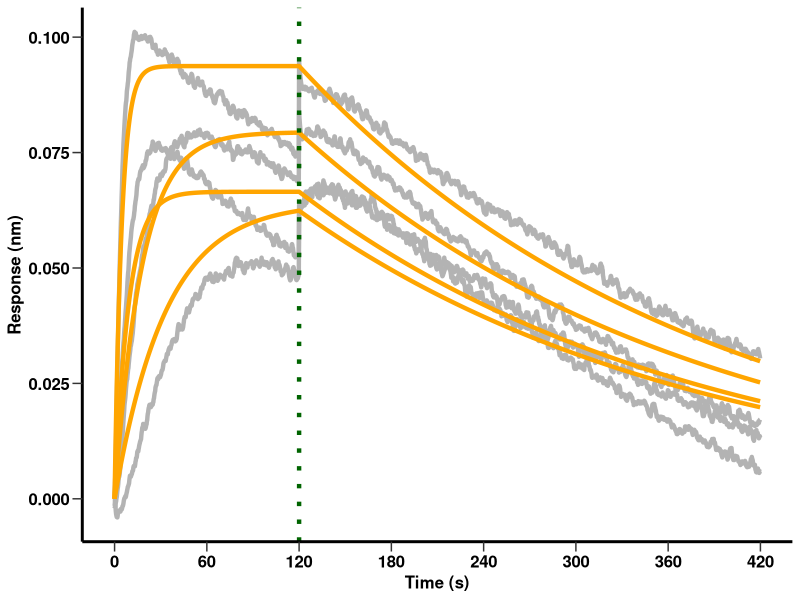
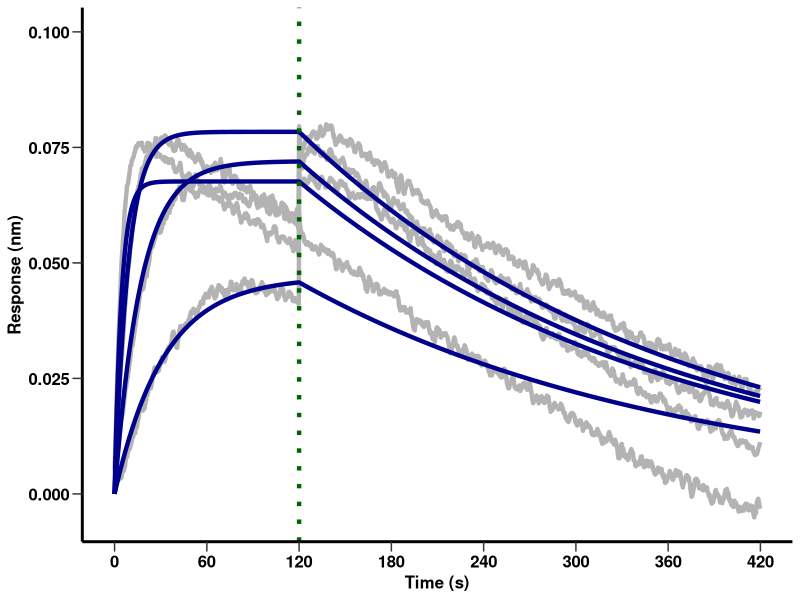

Reproduce these figures in R, in order.
library(ggplot2)

WT_100nM <- as.data.frame(read.delim("D1Results.txt", sep="\t"))
WT_50nM <- as.data.frame(read.delim("C1Results.txt", sep="\t"))
WT_25nM <- as.data.frame(read.delim("B1Results.txt", sep="\t"))
WT_13nM <- as.data.frame(read.delim("A1Results.txt", sep="\t"))

mut_100nM <- as.data.frame(read.delim("H1Results.txt", sep="\t"))
mut_50nM <- as.data.frame(read.delim("G1Results.txt", sep="\t"))
mut_25nM <- as.data.frame(read.delim("F1Results.txt", sep="\t"))
mut_13nM <- as.data.frame(read.delim("E1Results.txt", sep="\t"))

WT_100nM <- WT_100nM[-1:-7,]
WT_100nM[] <- lapply(WT_100nM, function(x) as.numeric(as.character(x)))
WT_100nM[,1] <- WT_100nM[,1] - WT_100nM[1,1]
rownames(WT_100nM) <- 1:nrow(WT_100nM)
colnames(WT_100nM) <- c("time", "raw_WT_100", "fit_WT_100")
WT_50nM <- WT_50nM[-1:-7,-1]
WT_50nM[] <- lapply(WT_50nM, function(x) as.numeric(as.character(x)))
rownames(WT_50nM) <- 1:nrow(WT_50nM)
colnames(WT_50nM) <- c("raw_WT_50", "fit_WT_50")
WT_25nM <- WT_25nM[-1:-7,-1]
WT_25nM[] <- lapply(WT_25nM, function(x) as.numeric(as.character(x)))
rownames(WT_25nM) <- 1:nrow(WT_25nM)
colnames(WT_25nM) <- c("raw_WT_25", "fit_WT_25")
WT_13nM <- WT_13nM[-1:-7,-1]
WT_13nM[] <- lapply(WT_13nM, function(x) as.numeric(as.character(x)))
rownames(WT_13nM) <- 1:nrow(WT_13nM)
colnames(WT_13nM) <- c("raw_WT_13", "fit_WT_13")

mut_100nM <- mut_100nM[-1:-7,-1]
mut_100nM[] <- lapply(mut_100nM, function(x) as.numeric(as.character(x)))
rownames(mut_100nM) <- 1:nrow(mut_100nM)
colnames(mut_100nM) <- c("raw_mut_100", "fit_mut_100")
mut_50nM <- mut_50nM[-1:-7,-1]
mut_50nM[] <- lapply(mut_50nM, function(x) as.numeric(as.character(x)))
rownames(mut_50nM) <- 1:nrow(mut_50nM)
colnames(mut_50nM) <- c("raw_mut_50", "fit_mut_50")
mut_25nM <- mut_25nM[-1:-7,-1]
mut_25nM[] <- lapply(mut_25nM, function(x) as.numeric(as.character(x)))
rownames(mut_25nM) <- 1:nrow(mut_25nM)
colnames(mut_25nM) <- c("raw_mut_25", "fit_mut_25")
mut_13nM <- mut_13nM[-1:-7,-1]
mut_13nM[] <- lapply(mut_13nM, function(x) as.numeric(as.character(x)))
rownames(mut_13nM) <- 1:nrow(mut_13nM)
colnames(mut_13nM) <- c("raw_mut_13", "fit_mut_13")

df <- cbind(WT_100nM, WT_50nM, WT_25nM, WT_13nM, mut_100nM, mut_50nM, mut_25nM, mut_13nM)

write.table(df, file = "WT_mut_BLI.txt", sep = "\t", row.names = TRUE, col.names = NA)

WT_BLI <- ggplot(df, aes(time)) +                    
  geom_line(aes(y=raw_WT_100), colour="grey70", size = 1.5) +
  geom_line(aes(y=raw_WT_50), colour="grey70", size = 1.5) +
  geom_line(aes(y=raw_WT_25), colour="grey70", size = 1.5) +
  geom_line(aes(y=raw_WT_13), colour="grey70", size = 1.5) +
  geom_line(aes(y=fit_WT_100), colour="orange", size = 1.5) +
  geom_line(aes(y=fit_WT_50), colour="orange", size = 1.5) +
  geom_line(aes(y=fit_WT_25), colour="orange", size = 1.5) +
  geom_line(aes(y=fit_WT_13), colour="orange", size = 1.5) +
  geom_vline(xintercept = 120, linetype="dotted", color = "darkgreen", size=1.5) +
  scale_x_continuous(breaks = seq(0, 420, by = 60)) +
  scale_y_continuous(breaks = seq(0, 0.1, by = 0.025)) +
  expand_limits(y = c(0, 0.1)) + 
  xlab("Time (s)") +
  ylab("Response (nm)") +
  theme(panel.grid.major = element_blank(), 
        panel.grid.minor = element_blank(),
        panel.background = element_blank(), 
        axis.line = element_line(colour = "black", size = 1),
        axis.title.x = element_text(size=12, face="bold", colour = "black"),    
        axis.title.y = element_text(size=12, face="bold", colour = "black"),
        strip.text.x = element_text(size = 10, face="bold", colour = "black"),
        strip.text.y = element_text(size = 10, face="bold", colour = "black"),
        axis.text.x = element_text(size=12, face="bold", colour = "black"),
        axis.text.y = element_text(size=12, face="bold", colour = "black"),
        axis.ticks.length = unit(0.25, "cm"),
        plot.title = element_text(size=22, face="bold", colour = "black"))

ggsave("WT_BLI.pdf", plot = WT_BLI, width = 4, height = 3)

mut_BLI <- ggplot(df, aes(time)) +                    
  geom_line(aes(y=raw_mut_100), colour="grey70", size = 1.5) +
  geom_line(aes(y=raw_mut_50), colour="grey70", size = 1.5) +
  geom_line(aes(y=raw_mut_25), colour="grey70", size = 1.5) +
  geom_line(aes(y=raw_mut_13), colour="grey70", size = 1.5) +
  geom_line(aes(y=fit_mut_100), colour="darkblue", size = 1.5) +
  geom_line(aes(y=fit_mut_50), colour="darkblue", size = 1.5) +
  geom_line(aes(y=fit_mut_25), colour="darkblue", size = 1.5) +
  geom_line(aes(y=fit_mut_13), colour="darkblue", size = 1.5) +
  geom_vline(xintercept = 120, linetype="dotted", color = "darkgreen", size=1.5) +
  scale_x_continuous(breaks = seq(0, 420, by = 60)) +
  scale_y_continuous(breaks = seq(0, 0.1, by = 0.025)) +
  expand_limits(y = c(0, 0.1)) + 
  xlab("Time (s)") +
  ylab("Response (nm)") +
  theme(panel.grid.major = element_blank(), 
        panel.grid.minor = element_blank(),
        panel.background = element_blank(), 
        axis.line = element_line(colour = "black", size = 1),
        axis.title.x = element_text(size=12, face="bold", colour = "black"),    
        axis.title.y = element_text(size=12, face="bold", colour = "black"),
        strip.text.x = element_text(size = 10, face="bold", colour = "black"),
        strip.text.y = element_text(size = 10, face="bold", colour = "black"),
        axis.text.x = element_text(size=12, face="bold", colour = "black"),
        axis.text.y = element_text(size=12, face="bold", colour = "black"),
        axis.ticks.length = unit(0.25, "cm"),
        plot.title = element_text(size=22, face="bold", colour = "black"))

ggsave("mut_BLI.pdf", plot = mut_BLI, width = 4, height = 3)
